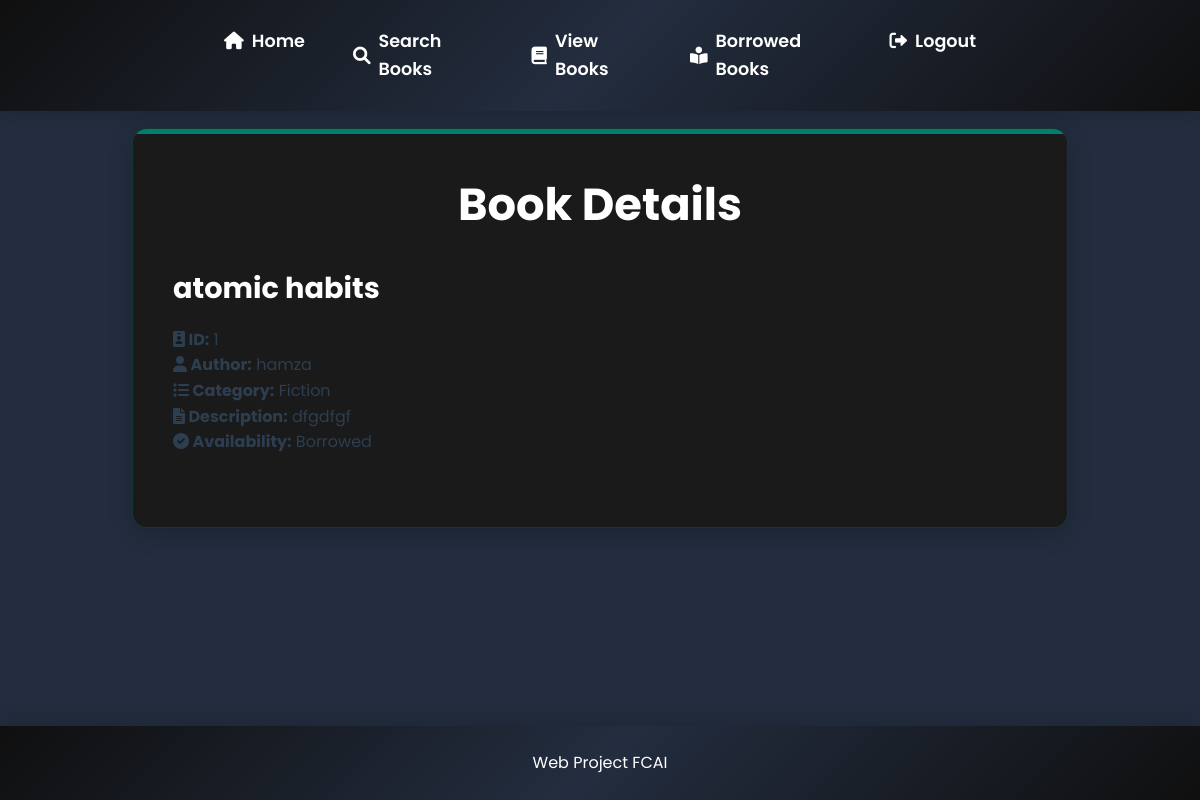
/library/book/1/, run on an earlier commit of the app's database.
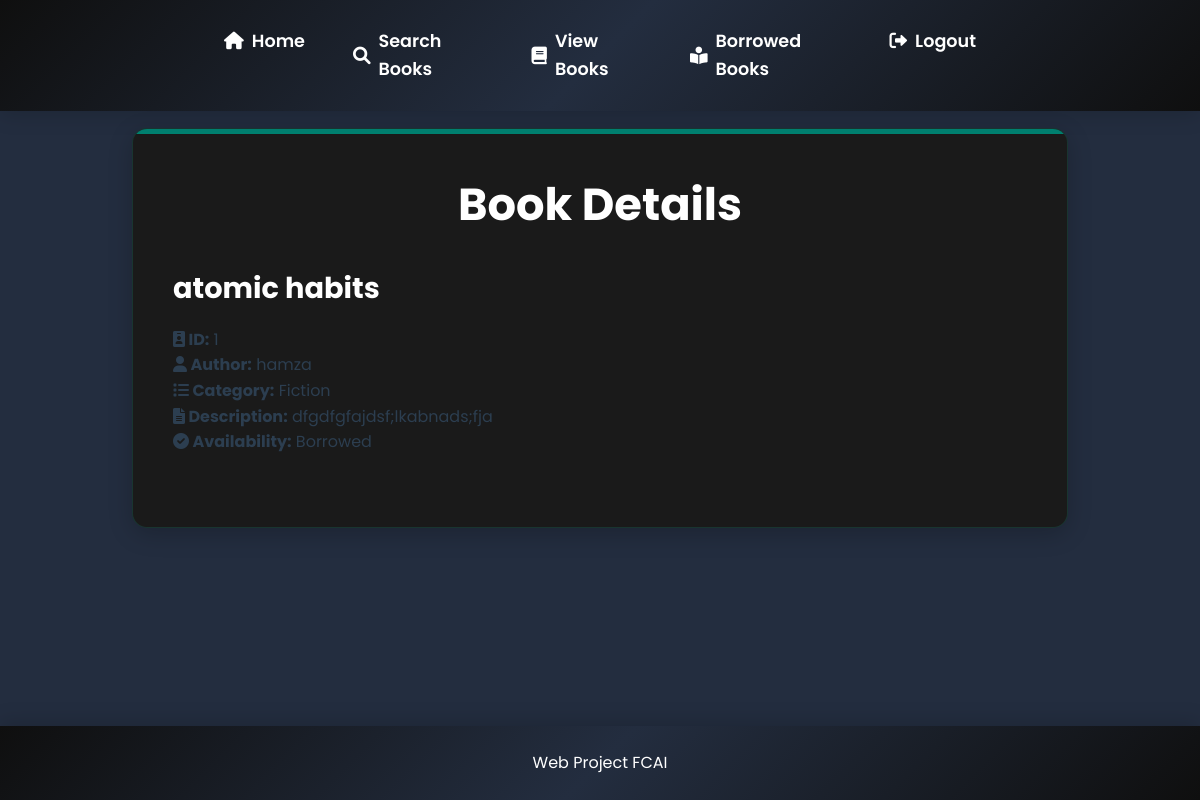
And on a later commit of the database.
### lib/models.py (models this page shows)
class Book_Details(models.Model):
    Name = models.CharField(max_length=120)
    Author = models.CharField(max_length=120)
    Category = models.CharField(max_length=120)
    Description = models.TextField()
    Date_Added = models.DateField()
    Availability = models.CharField( max_length=50)

### lib/views.py (the view)
# urls.py: path('book/<int:book_id>/', views.book_details, name='book_details'),
def book_details(request, book_id):
    book = get_object_or_404(Book_Details, id=book_id)
    return render(request, 'user_book_details.html', {'book': book})

### templates/user_book_details.html (shortened to what this page needs)
{% load static %}
<link rel="stylesheet" href="{% static 'css/style.css' %}" />
<link rel="stylesheet" href="{% static 'css/icon.css' %}" />
<!DOCTYPE html>
<html lang="en">
  <head>
    <link rel="stylesheet" href="../css/style.css" />
  </head>
  <body>
    <nav>
      <ul>
        <li>
          <a href="{% url 'user_dashboard' %}"
            ><i class="fas fa-home"></i> Home</a
          >
        </li>
        <li>
          <a href="{% url 'search_books' %}"
            ><i class="fas fa-search"></i> Search Books</a
          >
        </li>
        <li>
          <a href="{% url 'view_books' %}"
            ><i class="fas fa-book"></i> View Books</a
          >
        </li>
        <li>
          <a href="{% url 'borrowed_books' %}"
            ><i class="fas fa-book-reader"></i> Borrowed Books</a
          >
        </li>
        <li>
          <a href="{% url 'index' %}"
            ><i class="fas fa-sign-out-alt"></i> Logout</a
          >
        </li>
      </ul>
    </nav>
    <main>
      <div class="card">
        <h1>Book Details</h1>
        <div style="margin-bottom: 2rem">
          <h2 id="book-title">{{ book.Name }}</h2>
          <p>
            <strong><i class="fas fa-id-badge"></i> ID:</strong> {{ book.id }}
          </p>
          <p>
            <strong><i class="fas fa-user"></i> Author:</strong> {{ book.Author}}
          </p>
          <p>
            <strong><i class="fas fa-list"></i> Category:</strong>
            {{book.Category }}
          </p>
          <p>
            <strong><i class="fas fa-file-alt"></i> Description:</strong> {{book.Description }}
          </p>
          <p>
            <strong><i class="fas fa-check-circle"></i> Availability:</strong>
            {{ book.Availability }}
          </p>
    </div>
    </main>
    <footer>
      <p>Web Project FCAI</p>
    </footer>
</body>
</html>

What changed in the data, as far as the page shows it:
changed Book_Details "atomic habits": Description "dfgdfgf" → "dfgdfgfajdsf;lkabnads;fja"
